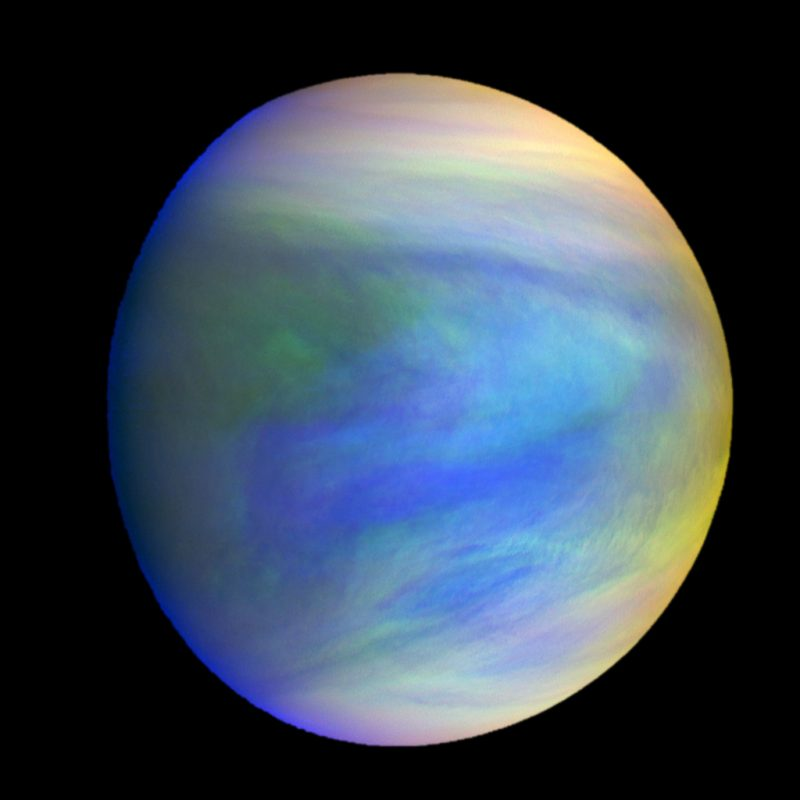
#> input picture ImageTrans_task_4/image.jpg, 800 x 800 px
$ jupyter execute Task4_Complete.ipynb   (shell and % lines are left out)
#> lines starting #> are read from the running program, lines starting #| are printed output that depends on the picture; after the words box and inside, x2 and y2 are one past the last pixel; in counts of white or black regions, pixels touching at a corner belong together
[cell 1]

import cv2
import numpy as np
from matplotlib import pyplot as plt
from matplotlib import image as image
import easygui

[cell 2]
# 1.Open any image

[cell 3]
I = cv2.imread("image.jpg")
#> I is the input picture: shape (800, 800, 3); mean B, G, R 84, 70, 57

[cell 4]
# 2.Build a kernel for sharpening an image

[cell 5]
k = np.ones((5,5),np.uint8)

[cell 6]
# 3.Apply this filter to the image

[cell 7]
F = cv2.filter2D(I,ddepth=-1, kernel=k)
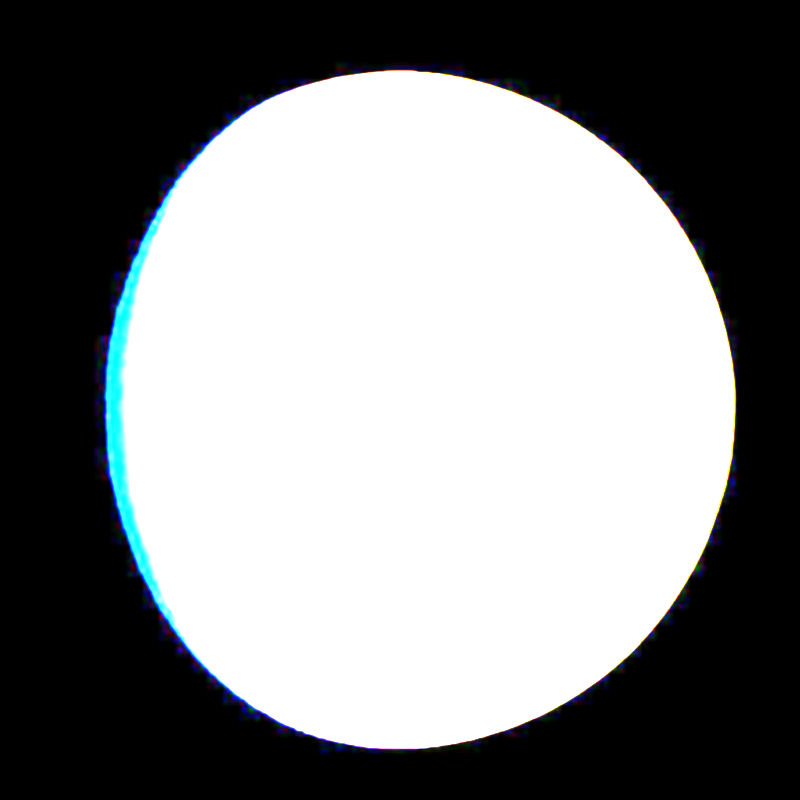
#> F: shape (800, 800, 3); mean B, G, R 135.4, 134.6, 132.8
plt.imshow(F)
plt.show()

[cell 8]
cv2.imshow("Image",F)
cv2.waitKey(0)
cv2.destroyAllWindows()

[cell 9]
imgCanny = cv2.Canny(I,100,200)
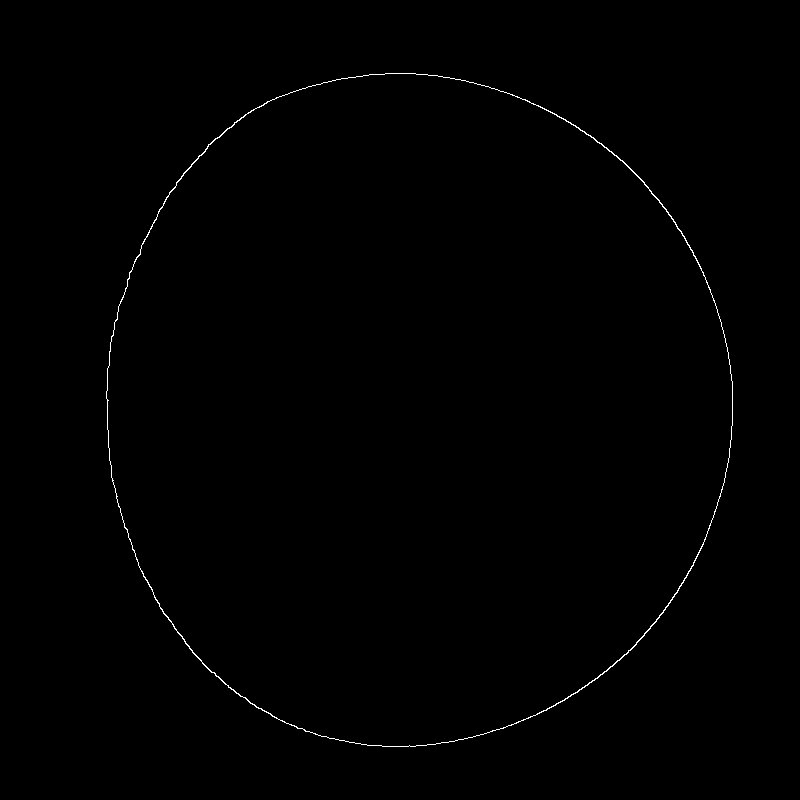
#> imgCanny: shape (800, 800); 0.37% white in thin lines or dots, all inside (x1, y1, x2, y2) = (106, 73, 733, 747)
plt.imshow(imgCanny)
plt.show()

cv2.imshow("Canny",imgCanny)
cv2.waitKey(0)
cv2.destroyAllWindows()

[cell 10]
imgDialation = cv2.dilate(imgCanny, k, iterations=1)
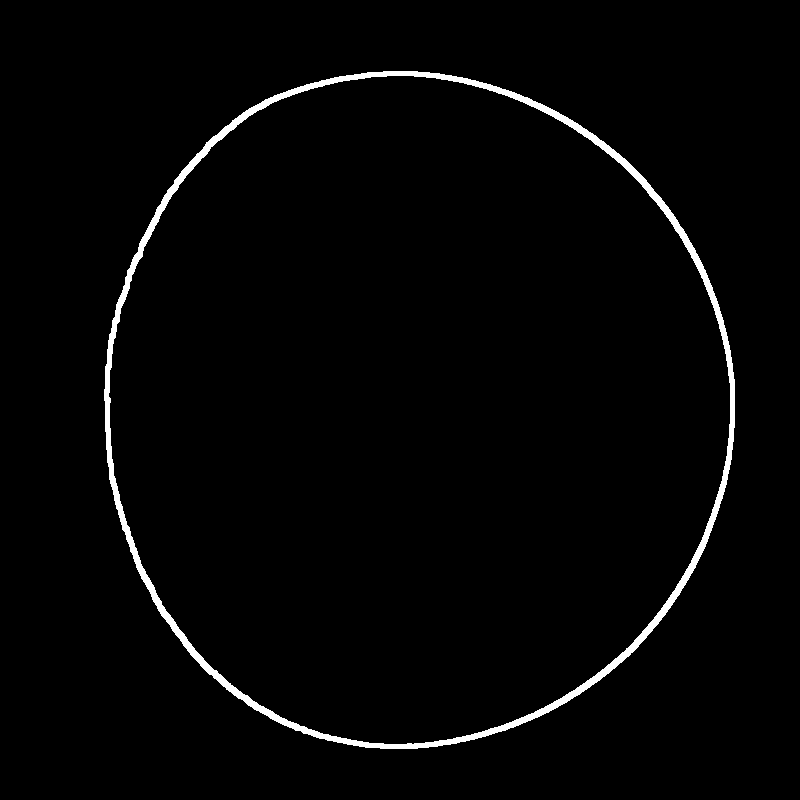
#> imgDialation: shape (800, 800); 2% white; 1 white region, box (x1, y1, x2, y2) and area: (104, 71, 735, 749) 12797
plt.imshow(imgDialation)
plt.show()

cv2.imshow("Dialation",imgDialation)
cv2.waitKey(0)
cv2.destroyAllWindows()
